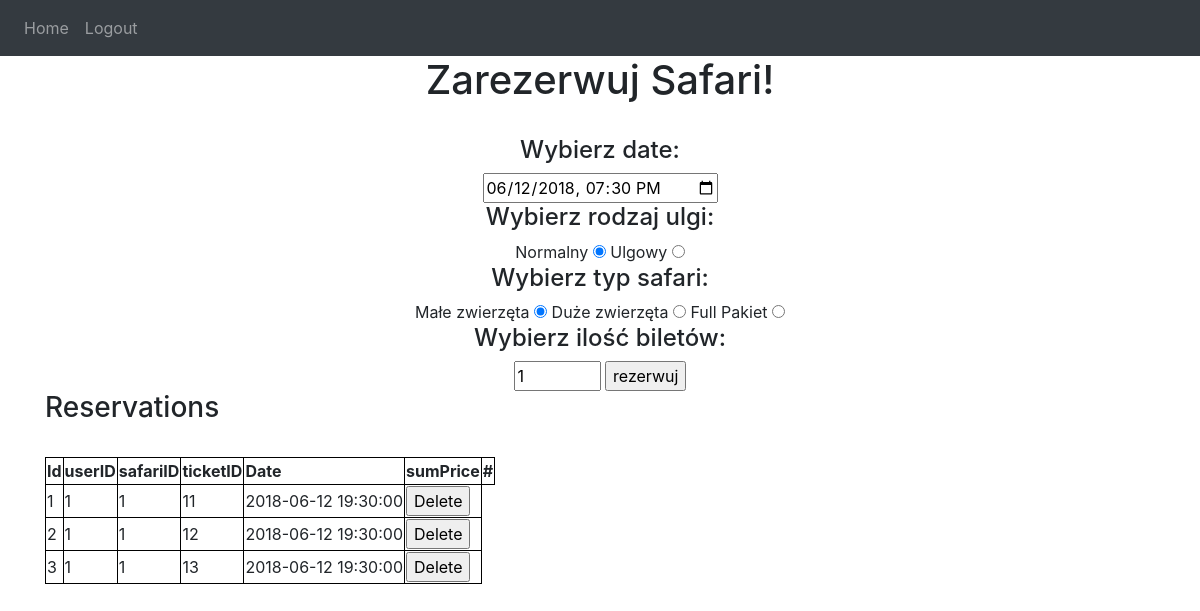
Page / (signed in) on the earlier database version.
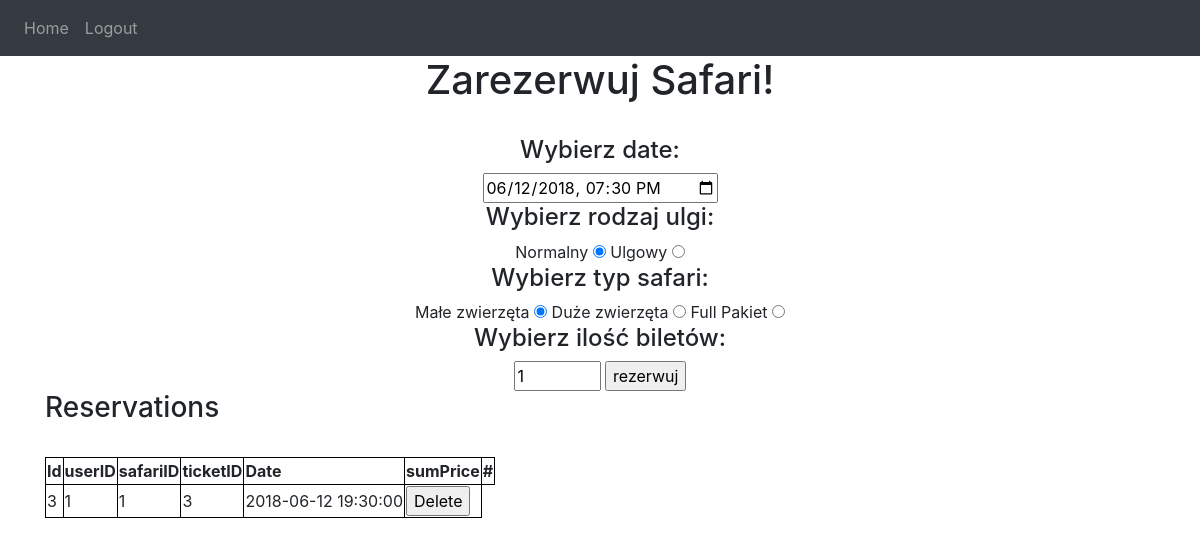
Same page on the later database version.
### website/models.py (models this page shows)
class Reservation(db.Model):
    __tablename__ = 'reservation'
    id = db.Column(db.Integer, primary_key=True)
    user_id = db.Column(db.Integer, db.ForeignKey('user.id'))
    ticket_id = db.Column(db.Integer, db.ForeignKey('ticket.id'))
    guide_id = db.Column(db.Integer, db.ForeignKey('guide.id'))
    safari_id = db.Column(db.Integer, db.ForeignKey('safari.id'))
    tickets = db.relationship('Ticket')
    users = db.relationship('User')
    safari = db.relationship('Safari')

class Safari(db.Model):
    __tablename__ = 'safari'
    id = db.Column(db.Integer, primary_key=True)
    date = db.Column(db.DateTime)
    type = db.Column(db.String(15000))
    seats = db.Column(db.Integer, nullable = False, default = 20)

### website/views.py (the view)
@views.route('/', methods=['GET', 'POST'])
@login_required
def home():
    user_id = current_user.id
    reservations = Reservation.query.filter_by(user_id = user_id)
    return render_template("home.html", user=current_user, reservations = reservations)

### website/__init__.py (called while the page is built)
def create_app():
    app = Flask(__name__)
    app.config['SECRET_KEY'] = '8d907asdadlk;asj1321'
    app.config['SQLALCHEMY_DATABASE_URI'] = f'sqlite:///{DB_NAME}'
    db.init_app(app)
    from .views import views
    from .auth import auth
    app.register_blueprint(views, url_prefix='/')
    app.register_blueprint(auth, url_prefix='/')
    with app.app_context():
        db.create_all()
    login_manager = LoginManager()
    login_manager.login_view = 'auth.login'
    login_manager.init_app(app)
    @login_manager.user_loader
    def load_user(id):
        from .models import User
        return User.query.get(int(id))
    return app

### website/templates/home.html (shortened to what this page needs)
{% extends "base.html" %} {% block title %}Home{% endblock %} {% block content
%}
<h1 align="center">Zarezerwuj Safari!</h1>
<form  action="/create-reservation" method="POST">
  <br />
  <div align="center">
    <h4>
      Wybierz date:
      </h4>
    <input type="datetime-local" id="date_safari" name="date_safari" value="2018-06-12T19:30">
    <h4>
      Wybierz rodzaj ulgi:
      </h4>
      Normalny
      <input type="radio" checked = "true" name="package1" value="full">
      Ulgowy
      <input type="radio"  name="package1" value="reduced">
    <h4>
      Wybierz typ safari:
      </h4>
      Małe zwierzęta
      <input type="radio" checked = "true" name="package2" value="small">
      Duże zwierzęta
      <input type="radio"  name="package2" value="big">
      Full Pakiet
      <input type="radio" name="package2" value="all">
      <h4>
        Wybierz ilość biletów:
        </h4>
        <input type="number" min="1" max="10" name="package3" value="1">
        <input type="submit" value="rezerwuj"/>
  </div>
</form>
<body>
  <h3>Reservations</h3>
  <br>
  <table>
    <thead>
      <th style="border: 1px solid black;">Id</th>
      <th style="border: 1px solid black;">userID</th>
      <th style="border: 1px solid black;">safariID</th>
      <th style="border: 1px solid black;">ticketID</th>
      <th style="border: 1px solid black;">Date</th>
      <th style="border: 1px solid black;">sumPrice</th>
      <th style="border: 1px solid black;">#</th>
   </thead>
     {% for reservation in reservations %}
     <tbody>
        <td style="border: 1px solid black;">{{reservation.id}}</td>
        <td style="border: 1px solid black;">{{reservation.user_id}}</td>
        <td style="border: 1px solid black;">{{reservation.safari_id}}</td>
        <td style="border: 1px solid black;">{{reservation.ticket_id}}</td>
        <td style="border: 1px solid black;">{{reservation.safari.date}}</td>
        <td style="border: 1px solid black;">
          <form action="{{ url_for('views.delete_reservation', id=reservation.id) }}" method="post">
            <input type="submit" value="Delete">
        </form>
        </td>
     </tbody>
     {% endfor%}
    </table>
</body>
{% endblock %}

### website/templates/base.html (shortened to what this page needs)
<!DOCTYPE html>
<html>
  <head>
    <link
      rel="stylesheet"
      href="https://stackpath.bootstrapcdn.com/bootstrap/4.4.1/css/bootstrap.min.css"
    />
    <link
      rel="stylesheet"
      href="https://stackpath.bootstrapcdn.com/font-awesome/4.7.0/css/font-awesome.min.css"
    />
  </head>
  <body>
    <nav class="navbar navbar-expand-lg navbar-dark bg-dark">
      <div class="collapse navbar-collapse" id="navbar">
        <div class="navbar-nav">
          {% if user.is_authenticated %}
          <a class="nav-item nav-link" id="home" href="/">Home</a>
          <a class="nav-item nav-link" id="logout" href="/logout">Logout</a>
          {% else %}
          <a class="nav-item nav-link" id="login" href="/login">Login</a>
          <a class="nav-item nav-link" id="signUp" href="/sign-up">Sign Up</a>
          {% endif %}
        </div>
      </div>
    </nav>
    <div class="container">{% block content %} {% endblock %}</div>
  </body>
</html>

Differences in the rows shown:
removed Reservation: id "1", user_id "1", safari_id "1", ticket_id "11", safari "2018-06-12 19:30:00"
removed Reservation: id "2", user_id "1", safari_id "1", ticket_id "12", safari "2018-06-12 19:30:00"
changed Reservation id 3: ticket_id "13" → "3"
